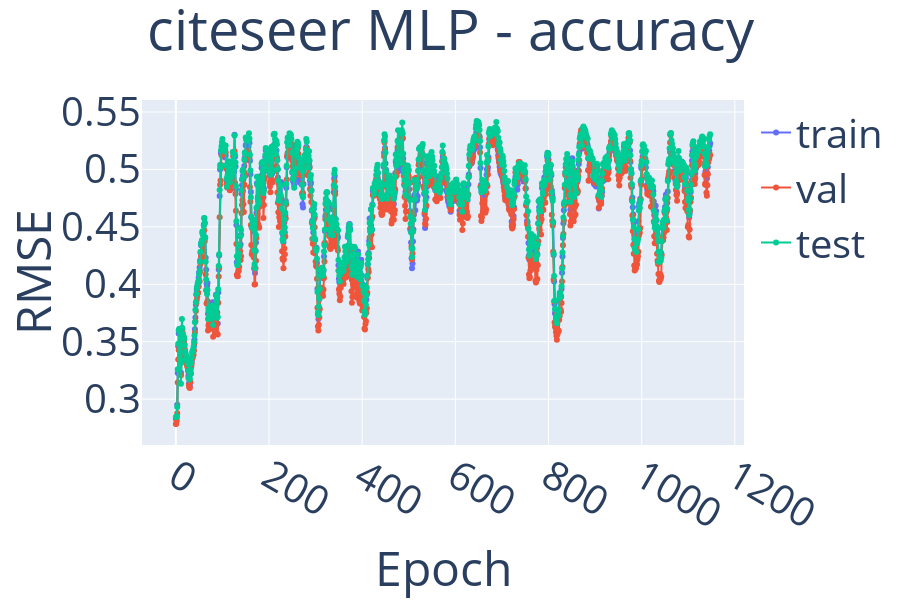
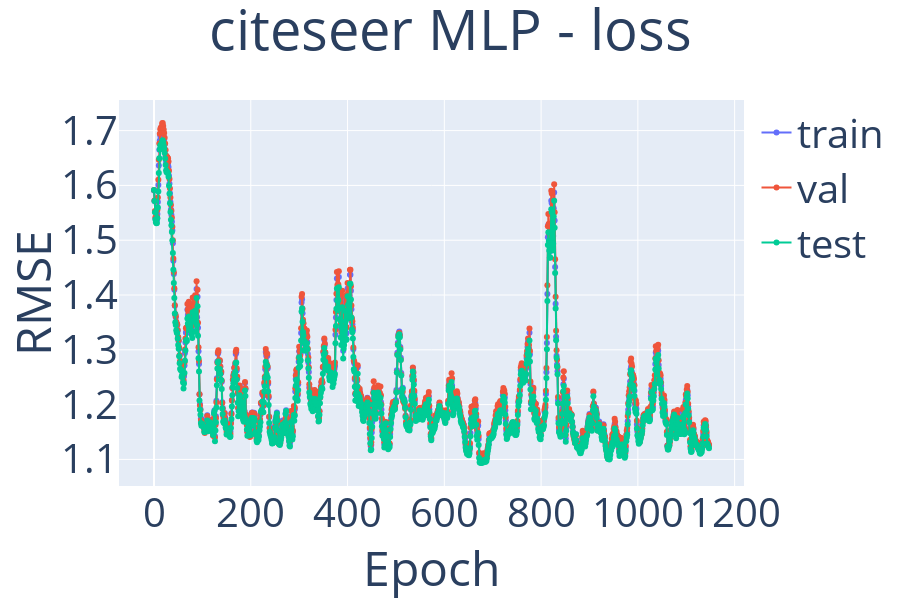
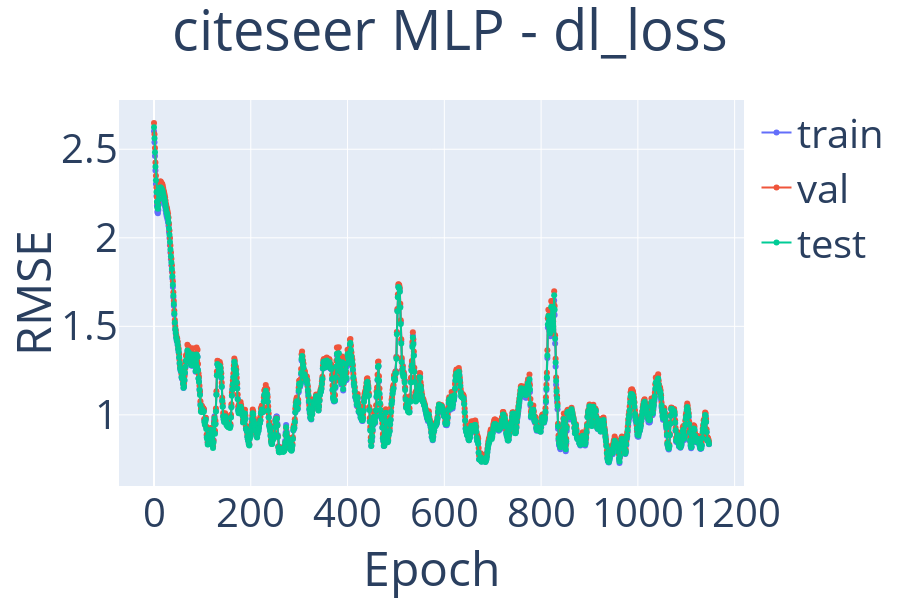

Notebook source saved alongside these figures, in order:
### Code cell
import models.MLP 
import models.Base
import sys
import importlib 
importlib.reload(sys.modules['models.Base'])
importlib.reload(sys.modules['models.MLP']) # these imports are necessary only for local changes to the file
from models.MLP import MLP

gnn_model.eval()
with torch.no_grad():
    logit_t = gnn_model.model(gnn_model.graph, gnn_model.node_features).detach()
    
# logit_t = None

metric_names = [metric_name, 'loss']
if logit_t is not None:
    metric_names += ['dl_loss']

mlp_model = MLP(task, dropout=0.5)
# metrics = mlp_model.fit(run.X, run.y, train_mask, val_mask, test_mask, num_epochs=1000, patience=1000, metric_name=metric_name, logit_t=logit_t)
metrics = mlp_model.fit(X, y, train_mask, val_mask, test_mask, num_epochs=10000, patience=500, metric_name=metric_name, logit_t=logit_t, normalize_features=True)
mlp_model.plot_interactive(metrics, legend=['train', 'val', 'test'], title=f'{name} MLP', metric_name=metric_names)

### Figure 1 — Plotly figure (JSON) as saved in the notebook; plotly's stock layout.template omitted (floating-point values rounded to 4 significant figures; data arrays with more than 128 entries replaced by an {"elided": "..."} marker saying what was removed)
{"data": [{"mode": "lines+markers", "name": "train", "type": "scatter", "x": {"elided": "1148 int values"}, "y": {"elided": "1148 float values"}}, {"mode": "lines+markers", "name": "val", "type": "scatter", "x": {"elided": "1148 int values"}, "y": {"elided": "1148 float values"}}, {"mode": "lines+markers", "name": "test", "type": "scatter", "x": {"elided": "1148 int values"}, "y": {"elided": "1148 float values"}}], "layout": {"font": {"size": 40}, "height": 600, "title": {"text": "citeseer MLP - accuracy", "x": 0.5}, "xaxis": {"title": {"text": "Epoch"}}, "yaxis": {"title": {"text": "RMSE"}}}}

### Figure 2 — Plotly figure (JSON) as saved in the notebook; plotly's stock layout.template omitted (floating-point values rounded to 4 significant figures; data arrays with more than 128 entries replaced by an {"elided": "..."} marker saying what was removed)
{"data": [{"mode": "lines+markers", "name": "train", "type": "scatter", "x": {"elided": "1148 int values"}, "y": {"elided": "1148 float values"}}, {"mode": "lines+markers", "name": "val", "type": "scatter", "x": {"elided": "1148 int values"}, "y": {"elided": "1148 float values"}}, {"mode": "lines+markers", "name": "test", "type": "scatter", "x": {"elided": "1148 int values"}, "y": {"elided": "1148 float values"}}], "layout": {"font": {"size": 40}, "height": 600, "title": {"text": "citeseer MLP - loss", "x": 0.5}, "xaxis": {"title": {"text": "Epoch"}}, "yaxis": {"title": {"text": "RMSE"}}}}

### Figure 3 — Plotly figure (JSON) as saved in the notebook; plotly's stock layout.template omitted (floating-point values rounded to 4 significant figures; data arrays with more than 128 entries replaced by an {"elided": "..."} marker saying what was removed)
{"data": [{"mode": "lines+markers", "name": "train", "type": "scatter", "x": {"elided": "1148 int values"}, "y": {"elided": "1148 float values"}}, {"mode": "lines+markers", "name": "val", "type": "scatter", "x": {"elided": "1148 int values"}, "y": {"elided": "1148 float values"}}, {"mode": "lines+markers", "name": "test", "type": "scatter", "x": {"elided": "1148 int values"}, "y": {"elided": "1148 float values"}}], "layout": {"font": {"size": 40}, "height": 600, "title": {"text": "citeseer MLP - dl_loss", "x": 0.5}, "xaxis": {"title": {"text": "Epoch"}}, "yaxis": {"title": {"text": "RMSE"}}}}
